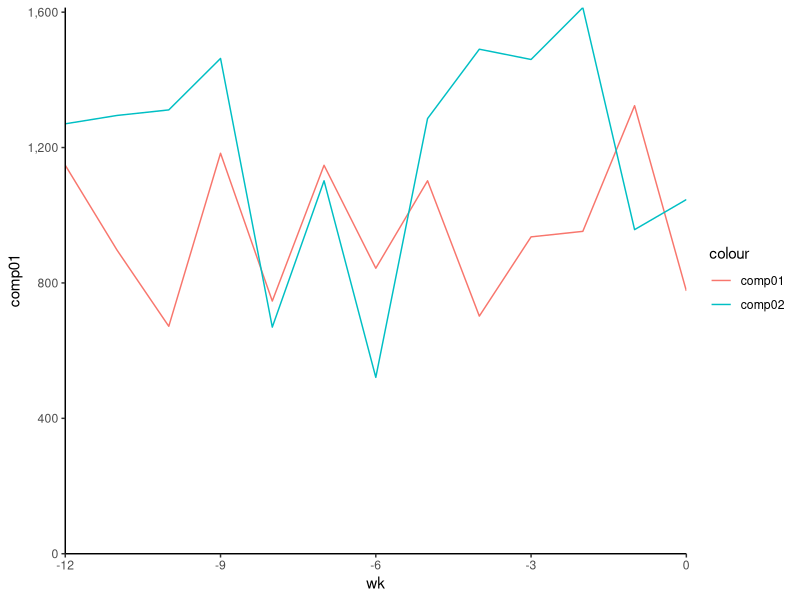
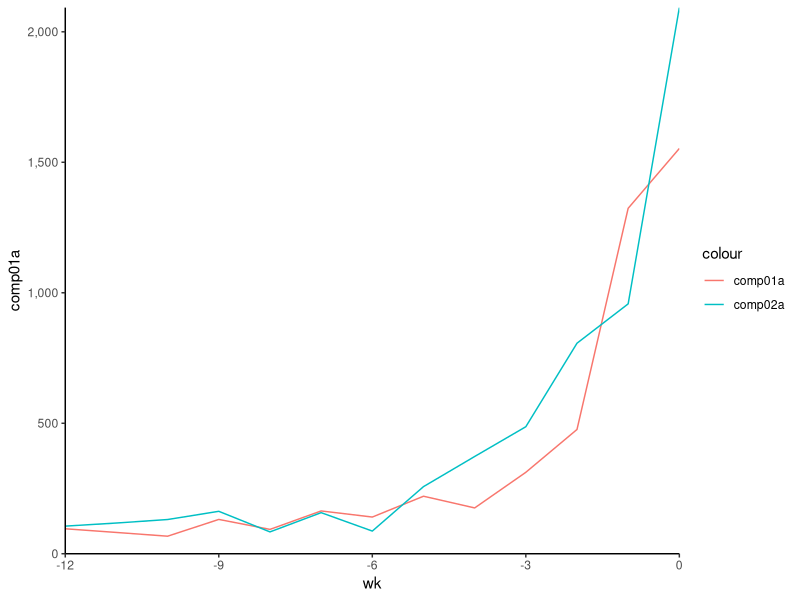
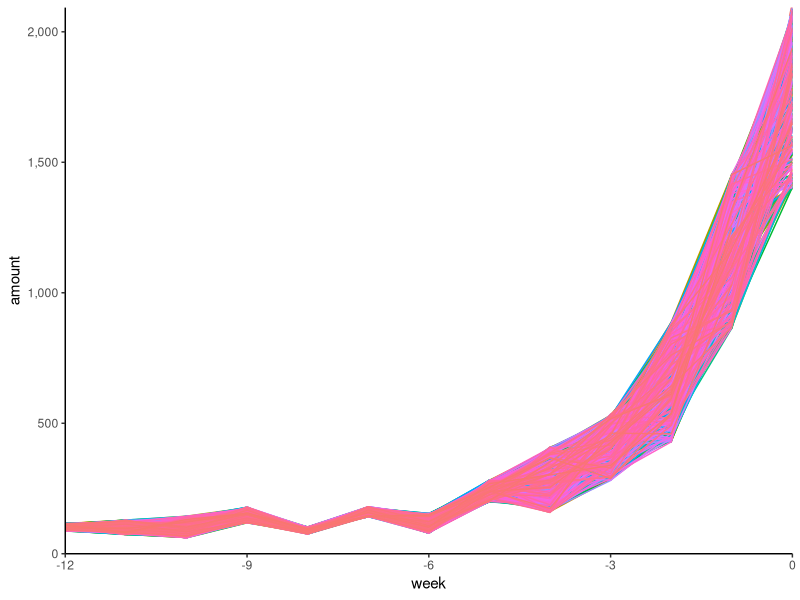
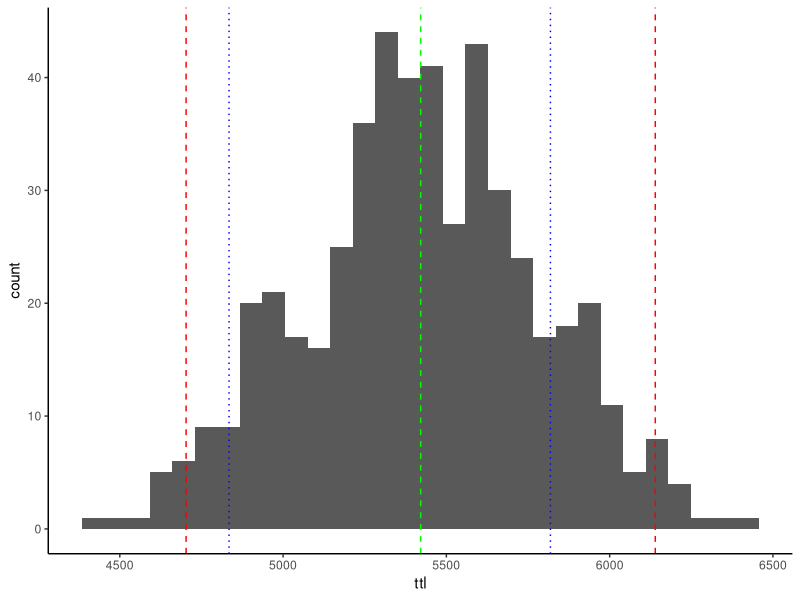
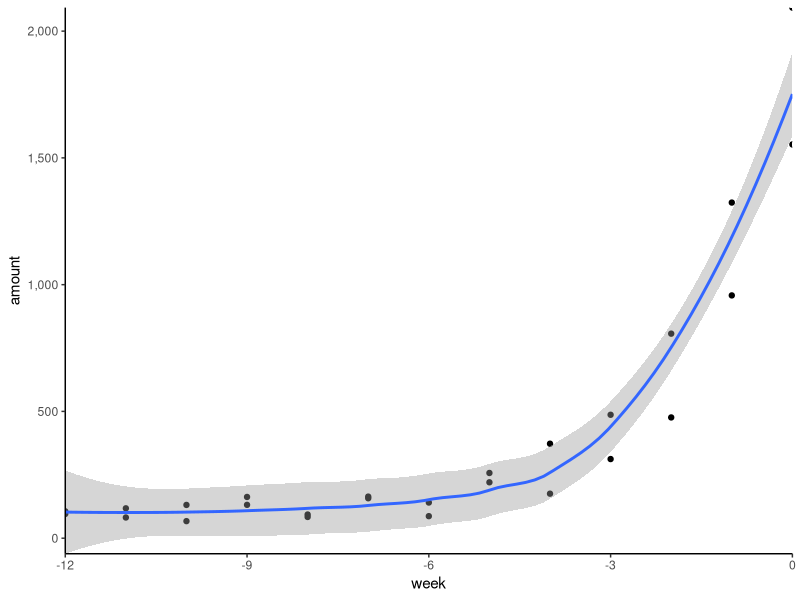
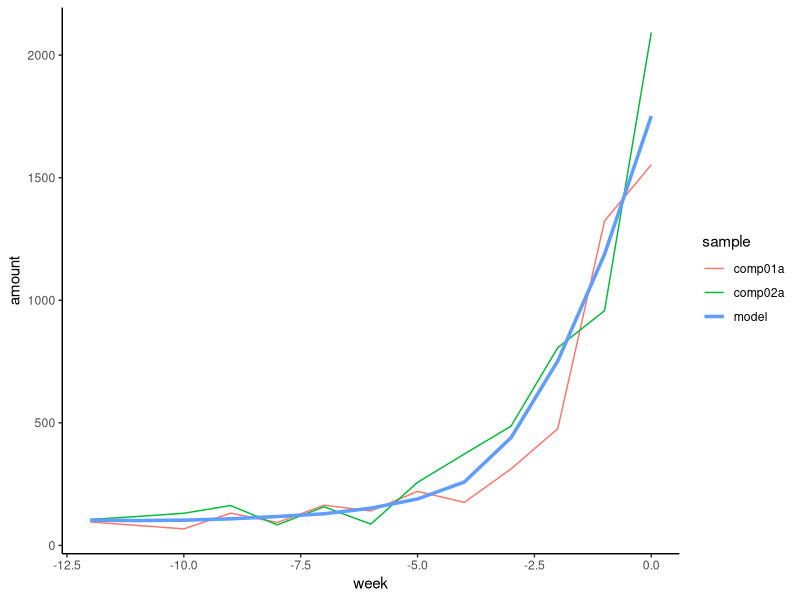

Source code (R) for these figures, in order:
## ---- chunk 1
knitr::opts_chunk$set(echo=FALSE,
                      message=FALSE,
                      warning=FALSE)

library(tidyverse)
library(scales)

options(scipen=999)

## ---- chunk 2
set.seed(2019)

## generate weeks
wk_start <- -12
wk <- seq(from=wk_start, to=0, by=1)

## generate sample with increase
m1 <- 1000
sd1 <- 200
c01 <- rnorm(n=length(wk), mean=m1, sd=sd1)

m2 <- 1200
sd2 <- 300
c02 <- rnorm(n=length(wk), mean=m2, sd=sd2)

comparison <- data.frame(week=wk,
                         comp01=c01,
                         comp02=c02)

ggplot(comparison, aes(x=wk, y=comp01))+geom_line(aes(color='comp01'))+
  geom_line(y=comparison$comp02, aes(color='comp02'))+
  scale_y_continuous(labels=comma, limits=c(0,max(comparison$comp02)), expand=c(0,0))+
  scale_x_continuous(labels=comma, expand=c(0,0) )+
  theme_classic()

## ---- chunk 3
## divide 
comparison <- comparison %>% mutate(
  comp01a=comp01*(1/abs(wk)),
  comp02a=comp02*(1/abs(wk))
)

comparison <- comparison %>% mutate(
  comp01a = ifelse(comp01a==Inf, comp01*2, comp01a),
  comp02a = ifelse(comp02a==Inf, comp02*2, comp02a)
)

ggplot(comparison, aes(x=wk, y=comp01a))+geom_line(aes(color='comp01a'))+
  geom_line(y=comparison$comp02a, aes(color='comp02a'))+
  scale_y_continuous(labels=comma, limits=c(0,max(comparison$comp02a)), expand=c(0,0))+
  scale_x_continuous(labels=comma, expand=c(0,0) )+
  theme_classic()

## ---- chunk 4
## gather comparison data to facilitate sample comparison
comp_orig <- comparison %>% select(week, comp01a, comp02a) %>% gather(
  key=sample, value=amount, -week
)
num_sample <- 500
samp_data_all <- data.frame()

for(s in 1:num_sample){
#  for each row in comparison table, get a sample of data points
#  randomly chosen from between comp01a and comp02a with leeway on either side
  leewaydown <- 0.9
  leewayup <- 1.1
  for(w in 1:length(wk)){
    dist <- c(comparison$comp01a[w],comparison$comp02a[w])
    samp_data <- data.frame(week=wk[w], 
                            sample=paste0('s',s), 
                            amount=runif(n=1, min=min(dist)*leewaydown, max=max(dist)*leewayup),
                            stringsAsFactors = FALSE)
    samp_data_all <- bind_rows(samp_data_all, samp_data) 
  }
}

## ---- chunk 5
comp_all <- bind_rows(comp_orig, samp_data_all)
## ---- chunk 6
## line chart with original comparisons highlighted in larger size
ggplot(data=comp_orig, aes(x=week, y=amount, color=sample))+geom_line(size=1.2, linetype='dashed')+
   geom_line(data=comp_all, aes(x=week, y=amount, color=sample))+
  scale_y_continuous(labels=comma, limits=c(0,max(comparison$comp02a)), expand=c(0,0))+
  scale_x_continuous(labels=comma, expand=c(0,0) )+
  theme_classic()+theme(legend.position = 'none')
## ---- chunk 7
comp_summary <- comp_all %>% group_by(sample) %>% summarize(
  ttl=sum(amount),
  mean=mean(amount),
  median=median(amount),
  stddev=sd(amount)
)
## ---- chunk 8
ggplot(comp_summary, aes(x=ttl))+geom_histogram()+
  geom_vline(aes(xintercept=comp_summary$ttl[comp_summary$sample=='comp01a']), linetype='dotted', color='blue')+
  geom_vline(aes(xintercept=comp_summary$ttl[comp_summary$sample=='comp02a']), linetype='dotted', color='blue')+
  geom_vline(aes(xintercept=mean(comp_summary$ttl)), linetype='dashed', color='green')+
  geom_vline(aes(xintercept=mean(comp_summary$ttl)-(2*sd(comp_summary$ttl))), linetype='dashed', color='red')+
  geom_vline(aes(xintercept=mean(comp_summary$ttl)+(2*sd(comp_summary$ttl))), linetype='dashed', color='red')+
  theme_classic()
## ---- chunk 9
summary(comp_summary$ttl)

msd2plus <- mean(comp_summary$ttl)+(2*sd(comp_summary$ttl))
msd2min <- mean(comp_summary$ttl)-(2*sd(comp_summary$ttl))

msd05 <- qnorm(p=.025, mean=mean(comp_summary$ttl), sd=sd(comp_summary$ttl))
msd95 <- qnorm(p=.025, mean=mean(comp_summary$ttl), sd=sd(comp_summary$ttl), lower.tail=FALSE)

## ---- chunk 10
## what amount is at pth percentile?
qnorm(p=0.5, mean=mean(comp_summary$ttl), sd=sd(comp_summary$ttl))
quantile(comp_summary$ttl, 0.5)
## ---- chunk 11

## probability of exactly x
dnorm(x=mean(comp_summary$ttl), mean=mean(comp_summary$ttl), sd=sd(comp_summary$ttl))
## probability of q or less
pnorm(q=mean(comp_summary$ttl), mean=mean(comp_summary$ttl), sd=sd(comp_summary$ttl))
## ---- chunk 12
ggplot(comp_orig, aes(x=week, y=amount))+geom_point()+
  geom_smooth(method='loess')+
  scale_y_continuous(labels=comma, expand=c(0,0))+
  scale_x_continuous(labels=comma, expand=c(0,0) )+
  theme_classic()

## ---- chunk 13

model_sm <- loess(amount~week, data=comp_orig)
summary(model_sm)

predict_sm <- predict(model_sm, data.frame(week=wk))

predict_sm_df <- data.frame(week=wk,
                            sample='model',
                            amount=predict_sm, stringsAsFactors = FALSE)

## linear model for comparison
# model_lm <- lm(amount~week, data=comp_orig)
# summary(model_lm)
# predict(model_lm, data.frame(week=-12), interval='confidence')
# predict(model_lm, data.frame(week=-12), interval='prediction')
# pred_lm <- predict(model_lm, data.frame(week=wk), interval='confidence')

## ---- chunk 14
comp_model <- bind_rows(comp_orig, predict_sm_df)

ggplot(comp_model, aes(x=week, y=amount, color=sample))+geom_line()+
  geom_line(data=predict_sm_df, aes(x=week, y=amount), size=1.2)+
  theme_classic()
  
## ---- chunk 15
sum(predict_sm_df$amount)

